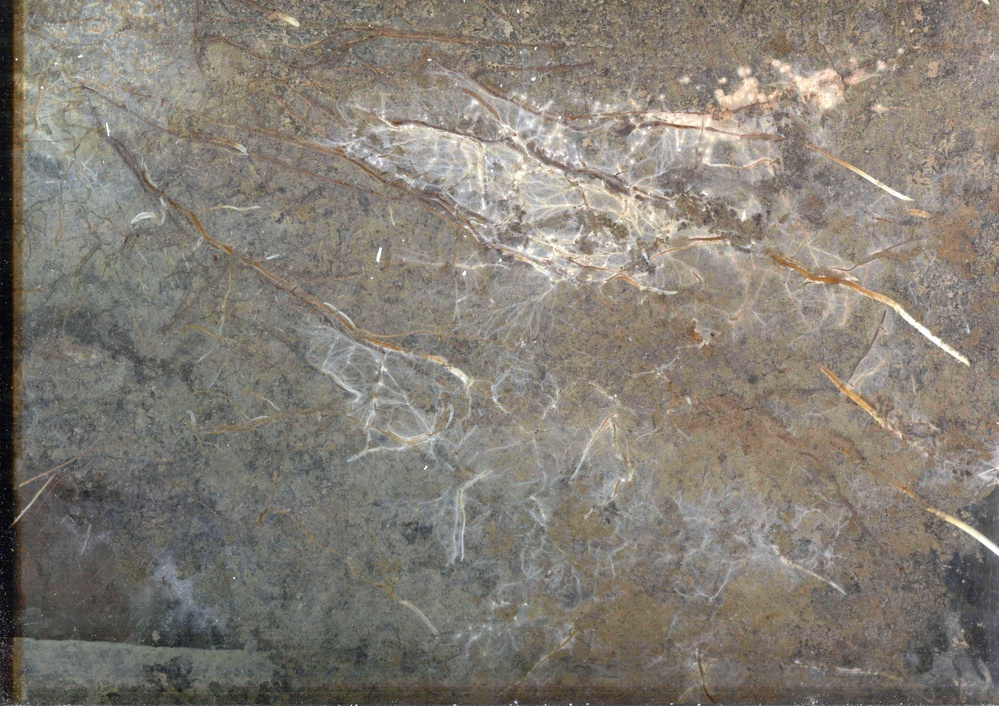
#> input picture sample_images/hydescan1_T001_L001_2019.06.30_033029_185_DYY.jpg, 999 x 706 px, shrunk from 4676 x 3306 before the run, given in place of s, which was not available
$ jupyter execute --allow-errors 'IMAGE ANALYSIS (separate image).ipynb'   (shell and % lines are left out)   (text cells are left out)
#> lines starting #> are read from the running program, lines starting #| are printed output that depends on the picture; after the words box and inside, x2 and y2 are one past the last pixel; in counts of white or black regions, pixels touching at a corner belong together; pictures that were not available may be replaced by others from this repository, and a replacement may not be noted
[cell 1]
from matplotlib import pyplot as plt
import numpy as np
import cv2
from ipywidgets import *
from IPython.display import clear_output, display
import math

[cell 2]
# import DETECT_ROOT funcitons

from root_functions import scale_crop_gray, edge_areas_mask, change_areas_mask, light_areas_mask_color, remove_isolated_pixels
from root_functions import add_text, grab_contours, sort_contours

[cell 3]
from ipywidgets import *
from tkinter import Tk, filedialog

[cell 4]
# select image

def open_file():
    # Create Tk root
    root = Tk()
    # Hide the main window
    root.withdraw()
    root.call('wm', 'attributes', '.', '-topmost', True)

    infiles = filedialog.askopenfilename(multiple=True)
#> the answer given: sample_images/hydescan1_T001_L001_2019.06.30_033029_185_DYY.jpg
    return infiles

[cell 5]
# read two files, one for binary image and second (color image) where to draw tip's circles

filename1 = open_file()
filename2 = open_file()
#> the answer given: sample_images/hydescan1_T001_L001_2020.05.02_033029_288_DYY.jpg

[cell 6]
filename1
filename2

[cell 7]
image2 = cv2.imread(filename2[0])
#> image2 is the input picture: shape (706, 999, 3); mean B, G, R 117, 125.8, 131.5

# Read image as unchanged 1-channel gray image
im1_gray = cv2.imread(filename1[0], cv2.IMREAD_GRAYSCALE)
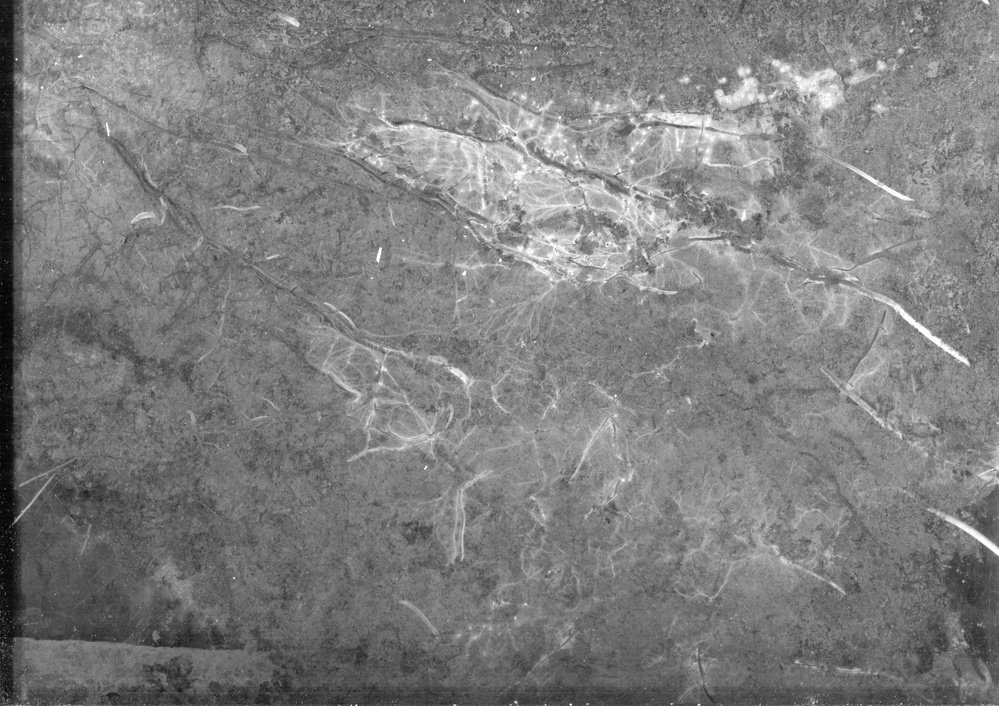
#> im1_gray: shape (706, 999); min 0, max 255, mean 126.5

# Convert the imager to binary
ret, im1_binary = cv2.threshold(im1_gray, 10, 255, cv2.THRESH_BINARY)
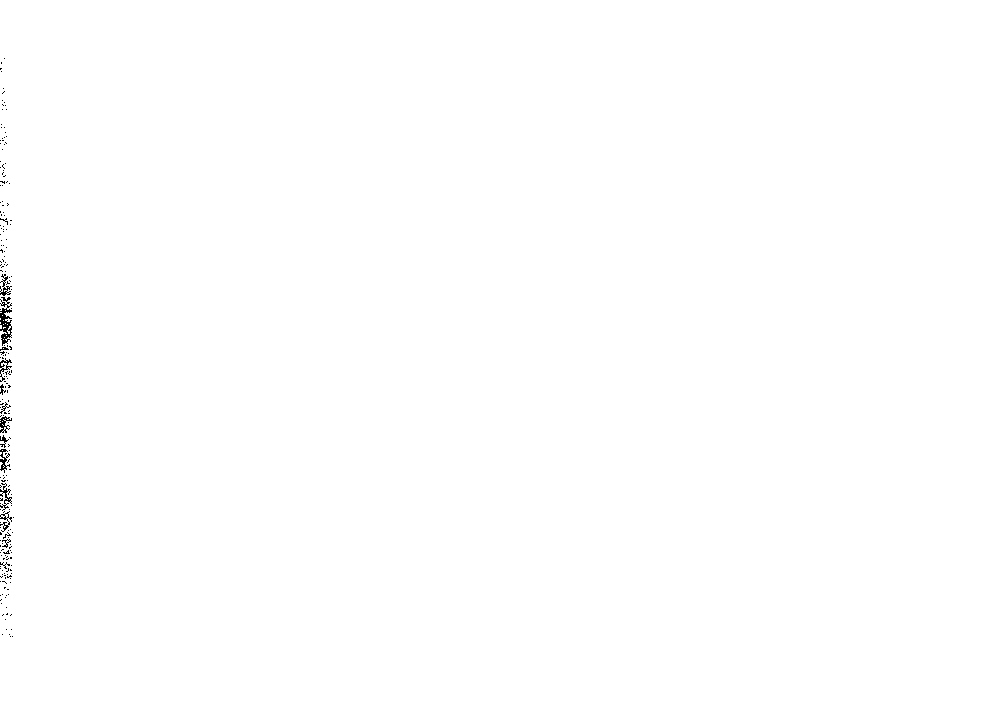
#> im1_binary: shape (706, 999); 99.8% white; black in thin lines or dots, all inside (x1, y1, x2, y2) = (0, 58, 14, 637)

# Print count of image pixel values
unique, counts = np.unique(im1_binary, return_counts=True)
#> unique = [0, 255]; counts = [1467, 703827]
dict(zip(unique, counts))
#> Out = {0: 1467, 255: 703827}

# Show image
# plt.figure(figsize=(20, 20))
# plt.imshow(np.abs(im1_binary), cmap = 'gray')
# plt.show()

[cell 8]
# Display images
im2 = cv2.cvtColor(image2, cv2.COLOR_BGR2RGB)

images = [im1_binary, im2]

plt.figure(figsize=(50,50))
#> (this line was passed over: IPython is not available in this run)
columns = 2
#> (the rest of this cell did not finish here and is left out)

[cell 9]
# find contours

def find_contours(filename, image, mask):
    # find the contours in the mask, then sort them from left to right
    cnts = cv2.findContours(mask.copy(), cv2.RETR_EXTERNAL, cv2.CHAIN_APPROX_SIMPLE)
#> cnts = 1 contour; box (x1, y1, x2, y2) and area: (0, 0, 999, 706) 703590
    cnts = grab_contours(cnts)

    # Sort contours from left to right
    cnts = sort_contours(cnts)[0]
    print(f'Tips(TOTAL): {len(cnts)}')

    # loop over the contours and collect coordinates to the dictionary
    coordinates = {}
    imageID = 0
    for c in cnts:
    # get the bright spot of the image
        (x, y, w, h) = cv2.boundingRect(c)
        ((cX, cY), radius) = cv2.minEnclosingCircle(c)
        if int(radius) <= 10:
            pass
        else:
            imageID += 1
            # coordinates[i] = [filename.split("_")[3], filename, (int(cX), int(cY)), int(radius), 'Y']
            coordinates[imageID] = [filename[0].split('/')[-1], (int(cX), int(cY)), int(radius), int(radius)*2]
    print(f'Tips(RADIUS BIGGER THAN 10mm): {len(coordinates)}')
    return coordinates

#> (a cell that did not finish here is left out)

[cell 11]
# draw circle around roots and mark center of the circle

def draw_circles_around(image, coordinates, color):
    for i, v in coordinates.items():
        cv2.circle(image, (int(v[1][0]), int(v[1][1])), v[2], color, 1)
        cv2.circle(image, (int(v[1][0]), int(v[1][1])), 0, color, 1)

#> (a cell that did not finish here is left out)

#> (a cell that did not finish here is left out)

[cell 14]
# add text --> root ID

def add_Text(image, coordinates):
    i = 0
    for k, v in coordinates.items():
        i += 1
        cv2.putText(image, "#{}".format(i), (int(v[1][0]+5), int(v[1][1]) - 5), cv2.FONT_HERSHEY_SIMPLEX, fontScale=0.5, color=(255, 255, 255), thickness=1)

#> (a cell that did not finish here is left out)

[cell 16]
# Display image

plt.figure(figsize=(100,100))
#> (this line was passed over: IPython is not available in this run)
plt.imshow(cv2.cvtColor(image2, cv2.COLOR_BGR2RGB)) # , cmap = 'gray')
#> (this line was passed over: IPython is not available in this run)

[cell 17]
# cv2.imwrite("Second.jpg", image2)

#> (a cell that did not finish here is left out)

#> (a cell that did not finish here is left out)

#> (a cell that did not finish here is left out)

[cell 21]
# save color image with found root tips

cv2.imwrite('tipIMAGE.png', image2)
#> Out = True

$ run again, on sample_images/hydescan1_T001_L001_2020.05.02_033029_288_DYY.jpg
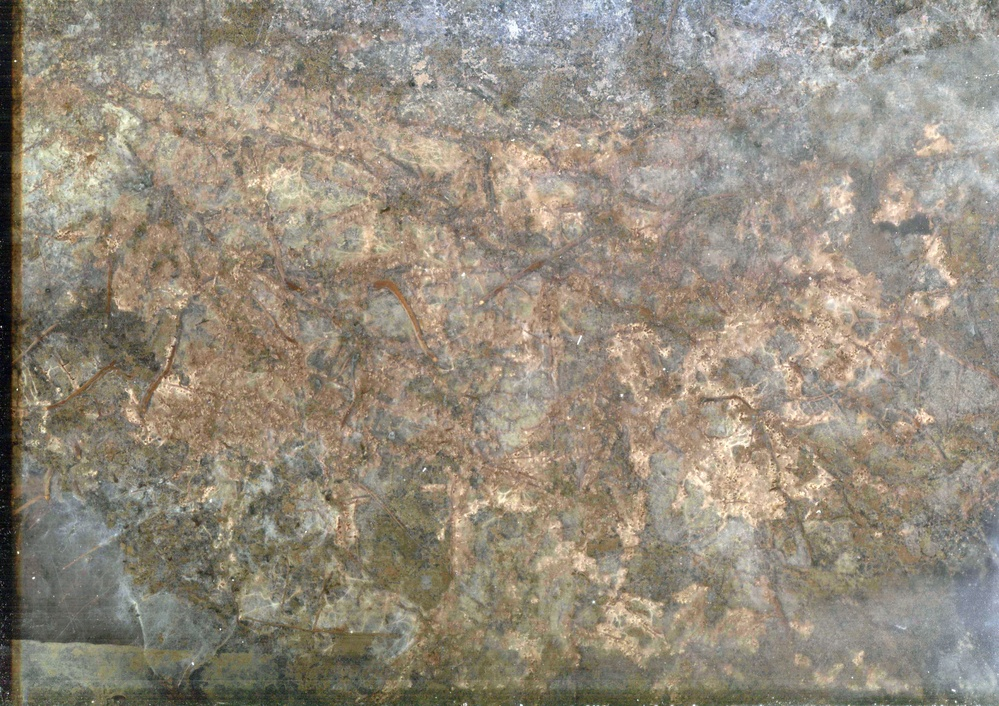
#> input picture sample_images/hydescan1_T001_L001_2020.05.02_033029_288_DYY.jpg, 999 x 706 px, shrunk from 4676 x 3306 before the run, given in place of s, which was not available
#> image2 is the input picture: shape (706, 999, 3); mean B, G, R 126, 140.4, 149.5
#> `im1_gray = cv2.imread(filename1[0], cv2.IMREAD_GRAYSCALE)`:
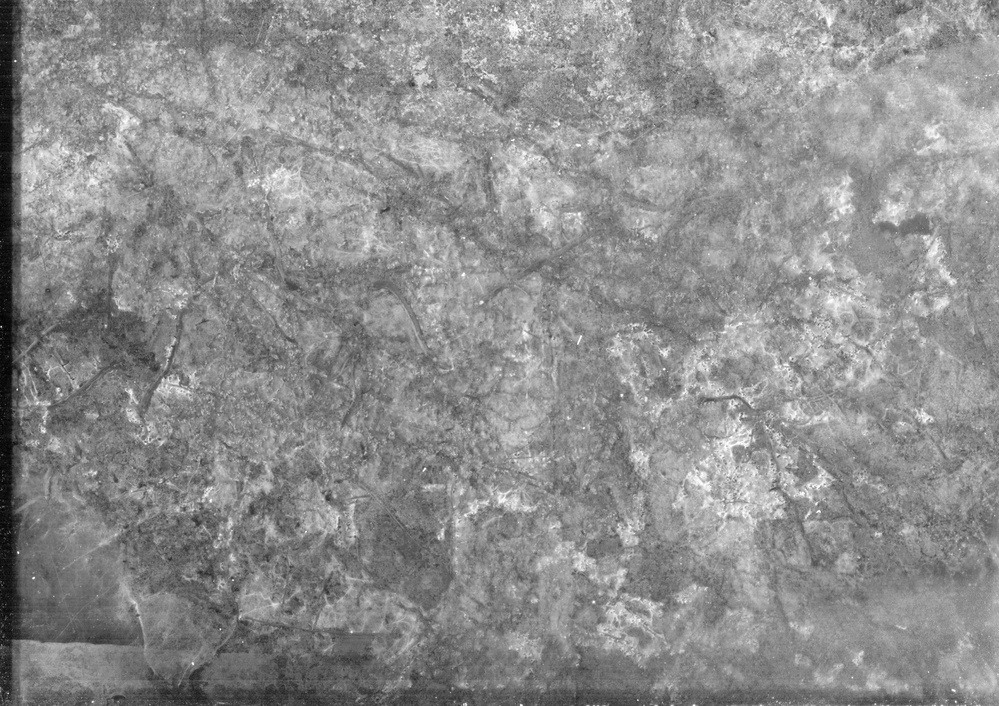
#> im1_gray: shape (706, 999); min 0, max 255, mean 141.5
#> `ret, im1_binary = cv2.threshold(im1_gray, 10, 255, cv2.THRESH_BINARY)`:
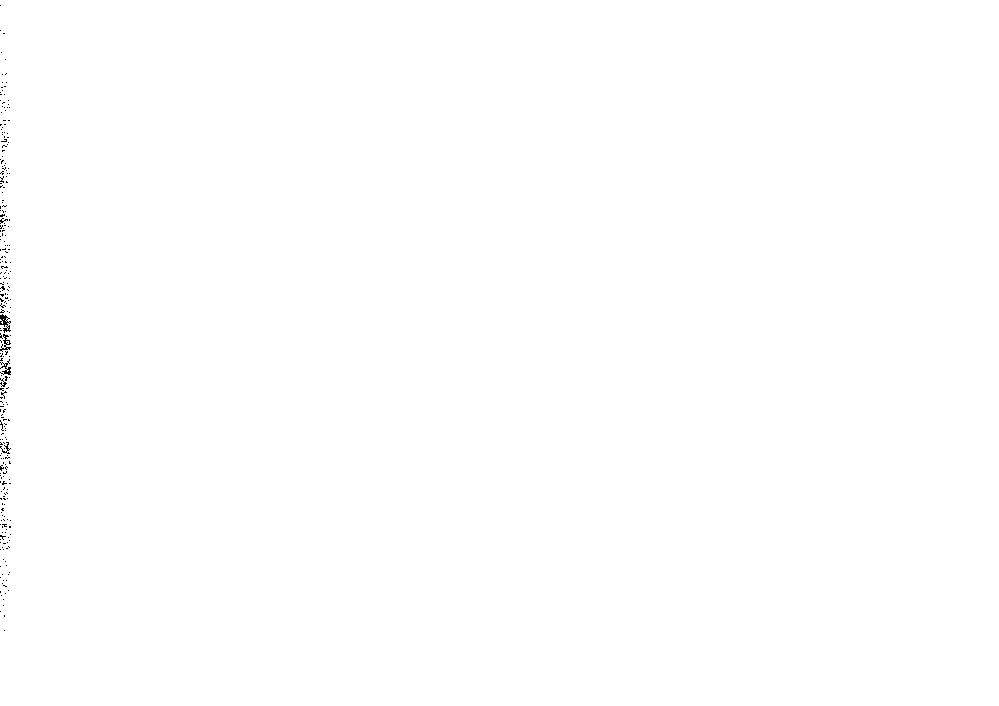
#> im1_binary: shape (706, 999); 99.9% white; black in thin lines or dots, all inside (x1, y1, x2, y2) = (0, 5, 11, 631)
#> unique = [0, 255]; counts = [941, 704353]
#> `dict(zip(unique, counts))`: Out = {0: 941, 255: 704353}
#> cnts = 1 contour; box (x1, y1, x2, y2) and area: (0, 0, 999, 706) 703590
#> `cv2.imwrite('tipIMAGE.png', image2)`: Out = True
